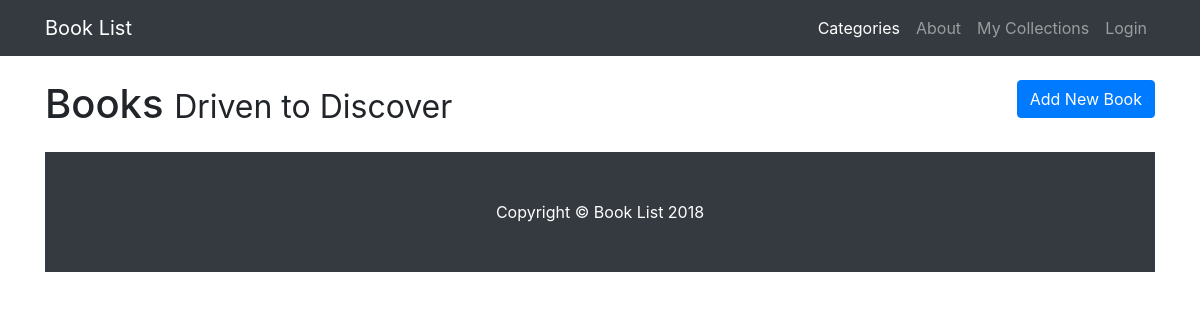
The page /category/3/book on the database as committed earlier.
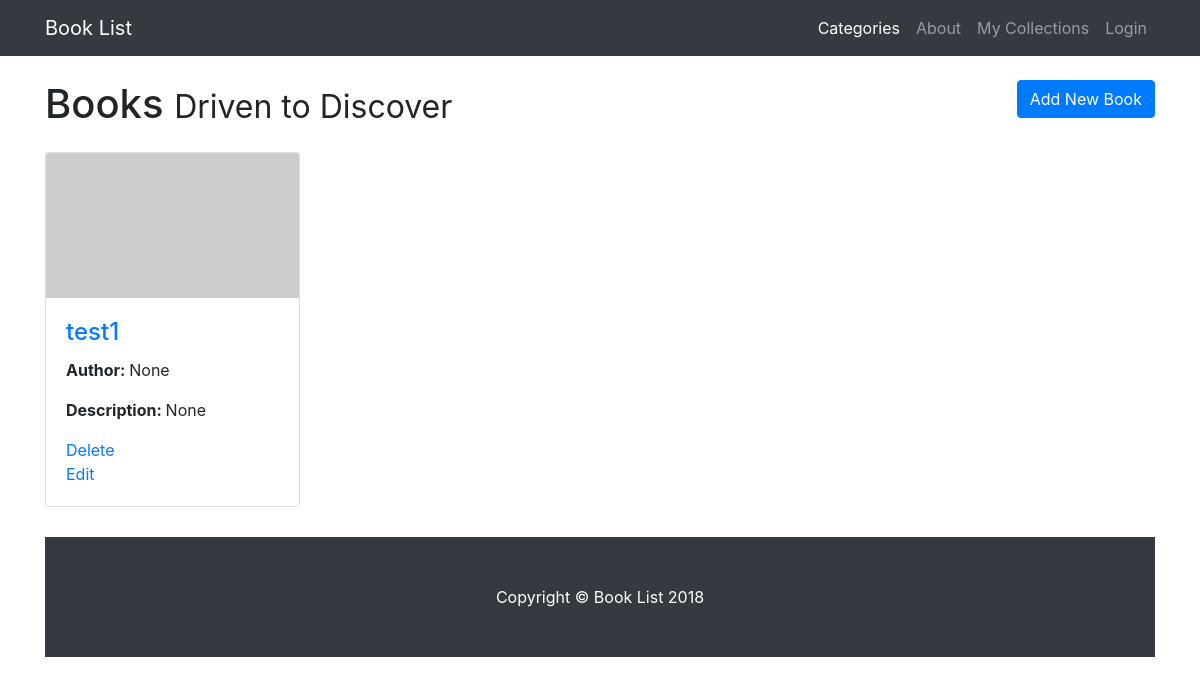
The same page on the database as committed later.
### database_setup.py (models this page shows, shortened)
class Book(Base):
    __tablename__ = 'book'
    id = Column(Integer, primary_key=True)
    name = Column(String(250), nullable=False)
    author = Column(String(250))
    desc = Column(String(1000))
    category_id = Column(Integer, ForeignKey('category.id'))
    category = relationship(Category)

### project.py (the view)
@app.route('/category/<int:category_id>/book')
def categoryBooks(category_id):
    books = session.query(Book).filter_by(category_id=category_id).all()
    return render_template('books.html', books=books, category_id=category_id)

### templates/books.html
{% extends "main.html" %}
{% block content %}
    {% include "header.html" %}
    <div class="container">
            <h1 class="my-4">Books
              <small>Driven to Discover</small>
              <a class="btn btn-primary" href="{{url_for('newBook', category_id=category_id)}}" role="button" style="float: right;">Add New Book</a>
            </h1>
            <div class="row">
                {% for book in books %}
                    <div class="col-lg-3 col-md-4 col-sm-6 portfolio-item">
                        <div class="card h-80">
                        <a href="{{url_for('bookDetail', category_id=category_id, book_id=book.id)}}"><img class="card-img-top" src="http://placehold.it/700x400" alt=""></a>
                        <div class="card-body">
                            <h4 class="card-title">
                            <a href="{{url_for('bookDetail', category_id=category_id, book_id=book.id)}}">{{book.name}}</a>
                            </h4>
                            <p class="card-text"><b>Author: </b>{{book.author}}</p>
                            <p class="card-text"><b>Description: </b>{% if book.desc %}{{book.desc[:100]}}{% else %}None{% endif %}</p>
                            <a href="{{url_for('deleteBook', category_id=category_id, book_id=book.id)}}">Delete</a>
                            <br>
                            <a href="{{url_for('editBook', category_id=category_id, book_id=book.id)}}">Edit</a>
                        </div>
                        </div>
                    </div>
                {% endfor %}
            </div>
{% endblock %}

Rows that differ between the two databases and show on the page:
added Book: name "test1", author "None"
